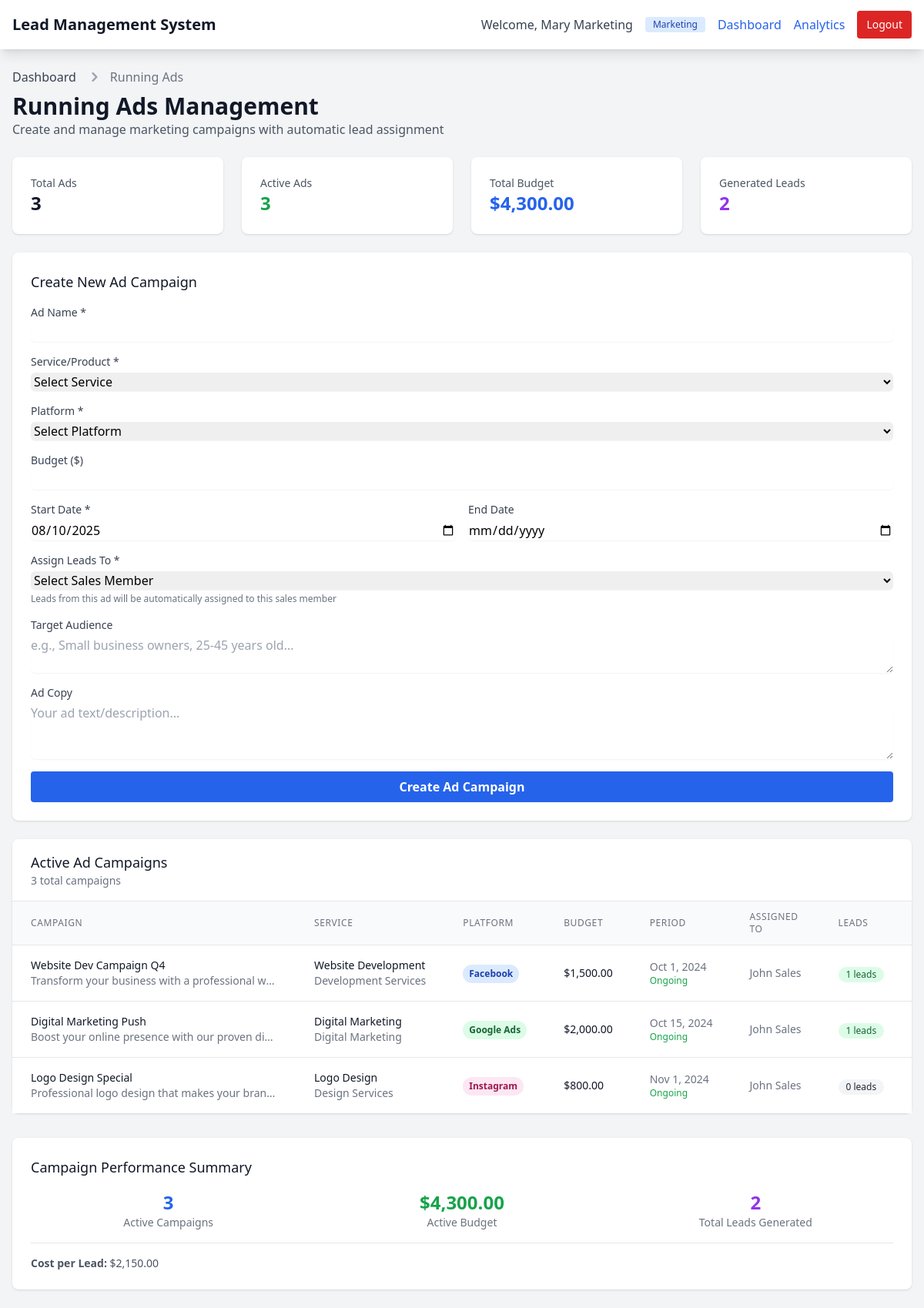
/running_ads.php (signed in), run on the app's committed database.
### tables this page shows
CREATE TABLE IF NOT EXISTS users (
    id INT PRIMARY KEY AUTO_INCREMENT,
    username VARCHAR(50) UNIQUE NOT NULL,
    password VARCHAR(255) NOT NULL,
    full_name VARCHAR(100),
    role ENUM('admin', 'sales', 'marketing') NOT NULL,
    is_active TINYINT(1) DEFAULT 1,
    created_at TIMESTAMP DEFAULT CURRENT_TIMESTAMP
);

CREATE TABLE IF NOT EXISTS running_ads (
    id INT PRIMARY KEY AUTO_INCREMENT,
    ad_name VARCHAR(255) NOT NULL,
    service_id INT,
    platform VARCHAR(100),
    budget DECIMAL(10,2) DEFAULT 0,
    start_date DATE,
    end_date DATE,
    target_audience TEXT,
    ad_copy TEXT,
    assigned_sales_member INT,
    is_active TINYINT(1) DEFAULT 1,
    created_by INT,
    created_at TIMESTAMP DEFAULT CURRENT_TIMESTAMP,
    updated_at TIMESTAMP DEFAULT CURRENT_TIMESTAMP ON UPDATE CURRENT_TIMESTAMP,
    FOREIGN KEY (service_id) REFERENCES services(id) ON DELETE SET NULL,
    FOREIGN KEY (assigned_sales_member) REFERENCES users(id) ON DELETE SET NULL,
    FOREIGN KEY (created_by) REFERENCES users(id) ON DELETE SET NULL
);

CREATE TABLE IF NOT EXISTS services (
    id INT PRIMARY KEY AUTO_INCREMENT,
    service_name VARCHAR(255) NOT NULL,
    service_category VARCHAR(100),
    description TEXT,
    is_active TINYINT(1) DEFAULT 1,
    created_by INT,
    created_at TIMESTAMP DEFAULT CURRENT_TIMESTAMP,
    FOREIGN KEY (created_by) REFERENCES users(id) ON DELETE SET NULL
);

### running_ads.php (the view, shortened to what the rows shown need)
<?php
require_once 'includes/auth.php';
require_once 'includes/functions.php';
$current_user = get_logged_in_user();
$ads = get_all("
    SELECT ra.*, s.service_name, s.service_category, u.full_name as assigned_sales_name, c.full_name as created_by_name,
           COUNT(l.id) as lead_count
    FROM running_ads ra
    LEFT JOIN services s ON ra.service_id = s.id
    LEFT JOIN users u ON ra.assigned_sales_member = u.id
    LEFT JOIN users c ON ra.created_by = c.id
    LEFT JOIN leads l ON ra.id = l.source_ad_id
    GROUP BY ra.id
    ORDER BY ra.created_at DESC
");
?>
<!DOCTYPE html>
<html lang="en">
<head>
    <script src="https://cdn.tailwindcss.com"></script>
</head>
<body class="bg-gray-100 min-h-screen">
    <nav class="bg-white shadow-lg">
        <div class="max-w-7xl mx-auto px-4">
            <div class="flex justify-between h-16">
                <div class="flex items-center space-x-4">
                    <span class="text-gray-700">Welcome, <?php echo sanitize_output($current_user['full_name']); ?></span>
                    <span class="bg-blue-100 text-blue-800 text-xs font-medium px-2.5 py-0.5 rounded">
                        <?php echo ucfirst($current_user['role']); ?>
                    </span>
                    <a href="index.php" class="text-blue-600 hover:text-blue-800">Dashboard</a>
                    <a href="analytics.php" class="text-blue-600 hover:text-blue-800">Analytics</a>
                    <a href="logout.php" class="bg-red-600 hover:bg-red-700 text-white px-3 py-2 rounded text-sm">
                        Logout
                    </a>
                </div>
            </div>
        </div>
    </nav>
    <div class="max-w-7xl mx-auto py-6 px-4">
        <div class="mb-6">
            <h1 class="text-3xl font-bold text-gray-900 mt-2">Running Ads Management</h1>
        </div>
        <div class="grid grid-cols-1 xl:grid-cols-3 gap-6">
            <div class="xl:col-span-2">
                <div class="bg-white shadow rounded-lg">
                    <?php if (empty($ads)): ?>
                        <div class="text-center py-12">
                            <p class="text-gray-500">No ad campaigns found.</p>
                            <p class="text-sm text-gray-400 mt-2">Create your first campaign to start generating leads automatically.</p>
                        </div>
                    <?php else: ?>
                        <div class="overflow-x-auto">
                            <table class="min-w-full divide-y divide-gray-200">
                                <thead class="bg-gray-50">
                                    <tr>
                                        <th class="px-6 py-3 text-left text-xs font-medium text-gray-500 uppercase tracking-wider">Campaign</th>
                                        <th class="px-6 py-3 text-left text-xs font-medium text-gray-500 uppercase tracking-wider">Service</th>
                                        <th class="px-6 py-3 text-left text-xs font-medium text-gray-500 uppercase tracking-wider">Platform</th>
                                        <th class="px-6 py-3 text-left text-xs font-medium text-gray-500 uppercase tracking-wider">Budget</th>
                                        <th class="px-6 py-3 text-left text-xs font-medium text-gray-500 uppercase tracking-wider">Period</th>
                                        <th class="px-6 py-3 text-left text-xs font-medium text-gray-500 uppercase tracking-wider">Assigned To</th>
                                        <th class="px-6 py-3 text-left text-xs font-medium text-gray-500 uppercase tracking-wider">Leads</th>
                                        <th class="px-6 py-3 text-left text-xs font-medium text-gray-500 uppercase tracking-wider">Status</th>
                                    </tr>
                                </thead>
                                <tbody class="bg-white divide-y divide-gray-200">
                                    <?php foreach ($ads as $ad): ?>
                                        <tr class="hover:bg-gray-50">
                                            <td class="px-6 py-4 whitespace-nowrap">
                                                <div>
                                                    <div class="text-sm font-medium text-gray-900">
                                                        <?php echo sanitize_output($ad['ad_name']); ?>
                                                    </div>
                                                    <?php if ($ad['ad_copy']): ?>
                                                        <div class="text-sm text-gray-500 truncate max-w-xs">
                                                            <?php echo sanitize_output(substr($ad['ad_copy'], 0, 50)) . (strlen($ad['ad_copy']) > 50 ? '...' : ''); ?>
                                                        </div>
                                                    <?php endif; ?>
                                                </div>
                                            </td>
                                            <td class="px-6 py-4 whitespace-nowrap">
                                                <div class="text-sm text-gray-900"><?php echo sanitize_output($ad['service_name']); ?></div>
                                                <div class="text-sm text-gray-500"><?php echo sanitize_output($ad['service_category']); ?></div>
                                            </td>
                                            <td class="px-6 py-4 whitespace-nowrap">
                                                <span class="inline-flex px-2 py-1 text-xs font-semibold rounded-full
                                                    <?php
                                                    switch(strtolower($ad['platform'])) {
                                                        case 'facebook': echo 'bg-blue-100 text-blue-800'; break;
                                                        case 'google ads': echo 'bg-green-100 text-green-800'; break;
                                                        case 'instagram': echo 'bg-pink-100 text-pink-800'; break;
                                                    }
                                                    ?>">
                                                    <?php echo sanitize_output($ad['platform']); ?>
                                                </span>
                                            </td>
                                            <td class="px-6 py-4 whitespace-nowrap text-sm text-gray-900">
                                                $<?php echo number_format($ad['budget'], 2); ?>
                                            </td>
                                            <td class="px-6 py-4 whitespace-nowrap text-sm text-gray-500">
                                                <div><?php echo format_date($ad['start_date']); ?></div>
                                                <?php if ($ad['end_date']): ?>
                                                    <div class="text-xs">to <?php echo format_date($ad['end_date']); ?></div>
                                                <?php else: ?>
                                                    <div class="text-xs text-green-600">Ongoing</div>
                                                <?php endif; ?>
                                            </td>
                                            <td class="px-6 py-4 whitespace-nowrap text-sm text-gray-500">
                                                <?php echo sanitize_output($ad['assigned_sales_name']); ?>
                                            </td>
                                            <td class="px-6 py-4 whitespace-nowrap text-center">
                                                <span class="inline-flex items-center px-2.5 py-0.5 rounded-full text-xs font-medium
                                                    <?php echo $ad['lead_count'] > 0 ? 'bg-green-100 text-green-800' : 'bg-gray-100 text-gray-800'; ?>">
                                                    <?php echo $ad['lead_count']; ?> leads
                                                </span>
                                            </td>
                                            <td class="px-6 py-4 whitespace-nowrap">
                                            </td>
                                        </tr>
                                    <?php endforeach; ?>
                                </tbody>
                            </table>
                        </div>
                    <?php endif; ?>
                </div>
            </div>
        </div>
    </div>
</body>
</html>

### data on the page
users: full_name "Mary Marketing", role "Marketing"
running_ads: ad_name "Website Dev Campaign Q4", ad_copy "Transform your business with a professional w…", service.service_name "Website Development", service.service_category "Development Services", platform "Facebook", budget "1,500.00", start_date "Oct 1, 2024", shows "Ongoing", assigned_sales_member.full_name "John Sales", lead_count "1"
running_ads: ad_name "Digital Marketing Push", ad_copy "Boost your online presence with our proven di…", service.service_name "Digital Marketing", service.service_category "Digital Marketing", platform "Google Ads", budget "2,000.00", start_date "Oct 15, 2024", shows "Ongoing", assigned_sales_member.full_name "John Sales", lead_count "1"
running_ads: ad_name "Logo Design Special", ad_copy "Professional logo design that makes your bran…", service.service_name "Logo Design", service.service_category "Design Services", platform "Instagram", budget "800.00", start_date "Nov 1, 2024", shows "Ongoing", assigned_sales_member.full_name "John Sales", lead_count "0"

### other printed values
$total_ads "3"
count($active_ads) "3"
$total_budget "4,300.00"
$total_leads_from_ads "2"
array_sum(array_column($active_ads, 'budget')) "4,300.00"
$total_budget / $total_leads_from_ads "2,150.00"
